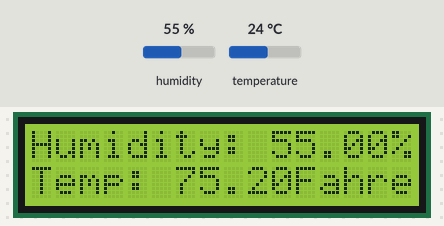
The sketch below on a simulated Arduino Uno, built with avr-gcc and run on an emulated ATmega328P. Parts: 16×2 character LCD. Inputs (shaded band) come from the test bench; at power-on: humidity 55 %, temperature 24 °C. What the sketch prints to the serial monitor is not drawn.

Above: at 2.8 s.
2.9 s: humidity set to 22 %
At 7.1 s:
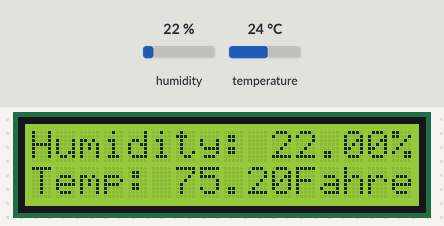
8.3 s: temperature set to 12 °C
At 11.7 s:
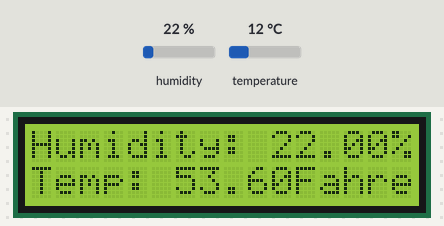
13.7 s: humidity set to 40 %
At 15.2 s:
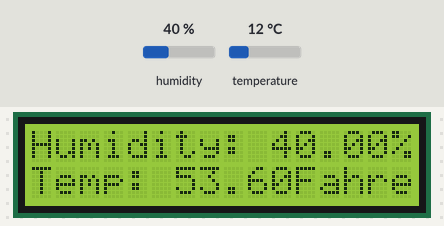
19.1 s: temperature set to 19 °C
At 23.4 s:
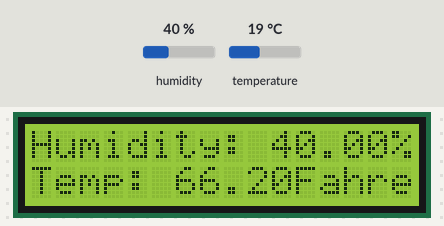
Timing chart, 0 to 24.9 s (numbered marks = the images above; inputs shaded):
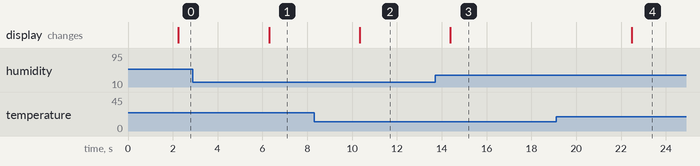

Measured:
- after the input at 2.9 s, the display: changes after 3.4 s (image 1)
- after the input at 8.3 s, the display: changes after 2.0 s (image 2)
- after the input at 13.7 s, the display: changes after 0.69 s (image 3)
- after the input at 19.1 s, the display: changes after 3.4 s (image 4)

The sketch:

Dht22.ino
```cpp
#include <DHT.h>
#include <Wire.h>
//#include <lcd.h>
#include <LiquidCrystal_I2C.h>

//Constants
#define DHTPIN 4 // what pin the DHT22 Data is connected to
#define DHTTYPE DHT22   // DHT 22  (AM2302)
DHT dht(DHTPIN, DHTTYPE); //// Initialize DHT sensor for normal 16mhz Arduino


LiquidCrystal_I2C lcd(0x27, 16, 2); // I2C address 0x27, 16 column and 2 rows

//Variables
int chk;
float hum;  //Stores humidity value
float temp; //Stores temperature value
float tempF;
void setup()
{
  lcd.init(); // initialize the lcd
  lcd.backlight();

  lcd.setCursor(0, 0);         // move cursor to   (0, 0)
  lcd.print("Arduino");        // print message at (0, 0)
  lcd.setCursor(2, 1);         // move cursor to   (2, 1)
  lcd.print("Booting Up"); // print message at (2, 1)
  Serial.begin(9600);
  dht.begin();
  lcd.begin(16,2);
  lcd.init(); // initialize the lcd
  lcd.backlight();
}

void loop()
{

  delay(2000);
  //Read data and store it to variables hum and temp
  hum = dht.readHumidity();
  temp = dht.readTemperature();
  tempF = ((temp * 1.8) + 32);
  //Print temp and humidity values to serial monitor
  Serial.print("Humidity: ");
  Serial.print(hum);
  Serial.print(" %, Temp: ");
  Serial.print(temp);
  Serial.println(" Celsius");
  //Print temp and humidity values to LCD
  lcd.setCursor(0,0);
  lcd.print("Humidity: ");
  lcd.print(hum);
  lcd.print("%");
  lcd.setCursor(0,1);
  lcd.print("Temp: ");
  lcd.print(tempF);
  lcd.println("Fahrenheit");
  delay(2000); //Delay 2 sec between temperature/humidity check


}
```
